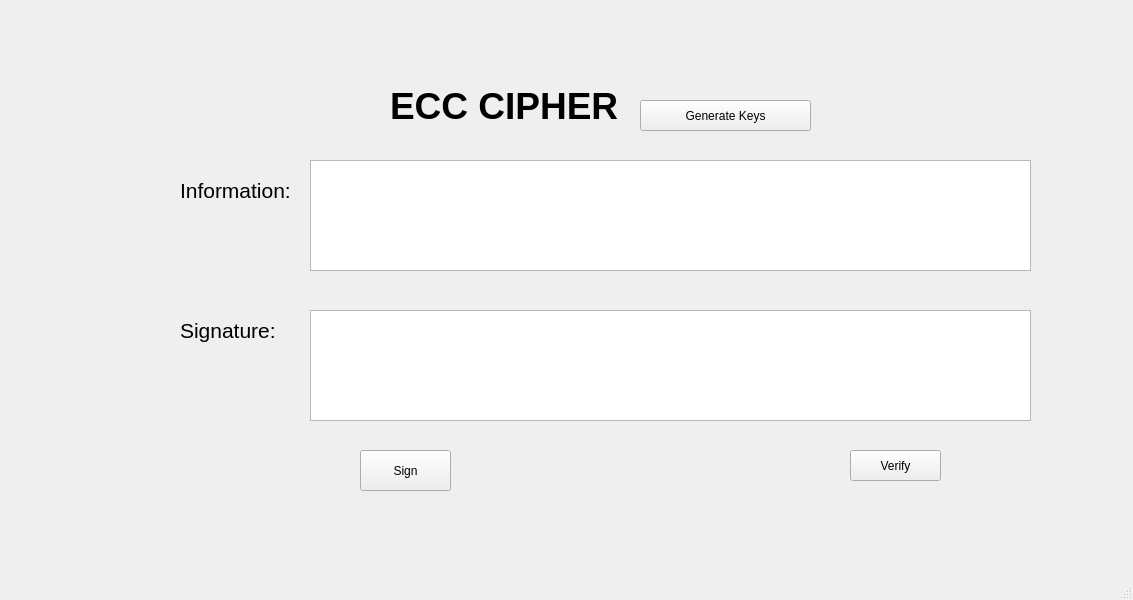
<?xml version="1.0" encoding="UTF-8"?>
<ui version="4.0">
 <class>MainWindow</class>
 <widget class="QMainWindow" name="MainWindow">
  <property name="geometry">
   <rect>
    <x>0</x>
    <y>0</y>
    <width>1133</width>
    <height>600</height>
   </rect>
  </property>
  <property name="windowTitle">
   <string>MainWindow</string>
  </property>
  <widget class="QWidget" name="centralwidget">
   <widget class="QLabel" name="label">
    <property name="geometry">
     <rect>
      <x>390</x>
      <y>20</y>
      <width>231</width>
      <height>171</height>
     </rect>
    </property>
    <property name="font">
     <font>
      <pointsize>28</pointsize>
      <weight>75</weight>
      <bold>true</bold>
     </font>
    </property>
    <property name="text">
     <string>ECC CIPHER</string>
    </property>
   </widget>
   <widget class="QPlainTextEdit" name="txt_info">
    <property name="geometry">
     <rect>
      <x>310</x>
      <y>160</y>
      <width>721</width>
      <height>111</height>
     </rect>
    </property>
   </widget>
   <widget class="QPlainTextEdit" name="txt_sign">
    <property name="geometry">
     <rect>
      <x>310</x>
      <y>310</y>
      <width>721</width>
      <height>111</height>
     </rect>
    </property>
   </widget>
   <widget class="QLabel" name="label_2">
    <property name="geometry">
     <rect>
      <x>180</x>
      <y>170</y>
      <width>121</width>
      <height>41</height>
     </rect>
    </property>
    <property name="font">
     <font>
      <pointsize>16</pointsize>
     </font>
    </property>
    <property name="text">
     <string>Information:</string>
    </property>
   </widget>
   <widget class="QLabel" name="label_3">
    <property name="geometry">
     <rect>
      <x>180</x>
      <y>310</y>
      <width>111</width>
      <height>41</height>
     </rect>
    </property>
    <property name="font">
     <font>
      <pointsize>16</pointsize>
     </font>
    </property>
    <property name="text">
     <string>Signature:</string>
    </property>
   </widget>
   <widget class="QPushButton" name="btn_gen_keys">
    <property name="geometry">
     <rect>
      <x>640</x>
      <y>100</y>
      <width>171</width>
      <height>31</height>
     </rect>
    </property>
    <property name="text">
     <string>Generate Keys</string>
    </property>
   </widget>
   <widget class="QPushButton" name="btn_sign">
    <property name="geometry">
     <rect>
      <x>360</x>
      <y>450</y>
      <width>91</width>
      <height>41</height>
     </rect>
    </property>
    <property name="text">
     <string>Sign</string>
    </property>
   </widget>
   <widget class="QPushButton" name="btn_verify">
    <property name="geometry">
     <rect>
      <x>850</x>
      <y>450</y>
      <width>91</width>
      <height>31</height>
     </rect>
    </property>
    <property name="text">
     <string>Verify</string>
    </property>
   </widget>
  </widget>
  <widget class="QMenuBar" name="menubar">
   <property name="geometry">
    <rect>
     <x>0</x>
     <y>0</y>
     <width>1133</width>
     <height>21</height>
    </rect>
   </property>
  </widget>
  <widget class="QStatusBar" name="statusbar"/>
 </widget>
 <resources/>
 <connections/>
</ui>
